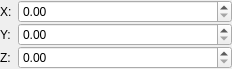
<?xml version="1.0" encoding="UTF-8"?>
<ui version="4.0">
 <class>qt::widgets::Vector3Edit</class>
 <widget class="QWidget" name="qt::widgets::Vector3Edit">
  <property name="geometry">
   <rect>
    <x>0</x>
    <y>0</y>
    <width>232</width>
    <height>60</height>
   </rect>
  </property>
  <property name="windowTitle">
   <string>Form</string>
  </property>
  <layout class="QGridLayout" name="gridLayout">
   <property name="leftMargin">
    <number>0</number>
   </property>
   <property name="topMargin">
    <number>0</number>
   </property>
   <property name="rightMargin">
    <number>0</number>
   </property>
   <property name="bottomMargin">
    <number>0</number>
   </property>
   <property name="verticalSpacing">
    <number>0</number>
   </property>
   <item row="0" column="0">
    <widget class="QLabel" name="label">
     <property name="sizePolicy">
      <sizepolicy hsizetype="Fixed" vsizetype="Preferred">
       <horstretch>0</horstretch>
       <verstretch>0</verstretch>
      </sizepolicy>
     </property>
     <property name="text">
      <string>X:</string>
     </property>
    </widget>
   </item>
   <item row="1" column="0">
    <widget class="QLabel" name="label_2">
     <property name="sizePolicy">
      <sizepolicy hsizetype="Fixed" vsizetype="Preferred">
       <horstretch>0</horstretch>
       <verstretch>0</verstretch>
      </sizepolicy>
     </property>
     <property name="text">
      <string>Y:</string>
     </property>
    </widget>
   </item>
   <item row="2" column="0">
    <widget class="QLabel" name="label_3">
     <property name="sizePolicy">
      <sizepolicy hsizetype="Fixed" vsizetype="Preferred">
       <horstretch>0</horstretch>
       <verstretch>0</verstretch>
      </sizepolicy>
     </property>
     <property name="text">
      <string>Z:</string>
     </property>
    </widget>
   </item>
   <item row="0" column="1">
    <widget class="QDoubleSpinBox" name="XEdit"/>
   </item>
   <item row="1" column="1">
    <widget class="QDoubleSpinBox" name="YEdit"/>
   </item>
   <item row="2" column="1">
    <widget class="QDoubleSpinBox" name="ZEdit"/>
   </item>
  </layout>
 </widget>
 <resources/>
 <connections/>
</ui>
